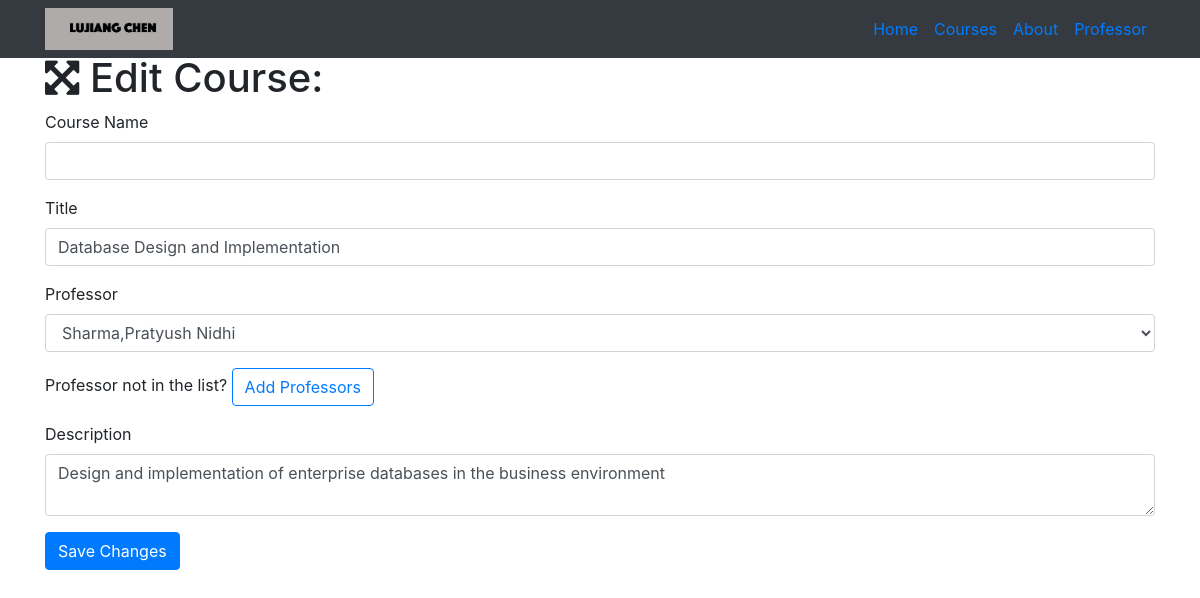
Screenshot of /course/edit/2 with the database file from the repository.
### resume.py (models this page shows)
class Course(db.Model):
    __tablename__ = 'courses'
    id = db.Column(db.Integer, primary_key=True)
    course_number = db.Column(db.String(60))
    title = db.Column(db.String(256))
    description = db.Column(db.Text)
    professor_id = db.Column(db.Integer, db.ForeignKey('professors.id'))

### resume.py (the view, shortened to what this page needs)
@app.route('/course/edit/<int:id>', methods=['GET', 'POST'])
def edit_course(id):
    course = Course.query.filter_by(id=id).first()
    professors = Professor.query.all()
    if request.method == 'GET':
        return render_template('course-edit.html', course=course, professors=professors)

### templates/course-edit.html (shortened to what this page needs)
{% extends "home-base.html"%}
{% block page_content%}
  <div class="container">
    <h1><i class="fa fa-arrows-alt" aria-hidden="true"></i> Edit Course:</h1>
    <form action="/course/edit/{{course.id}}" method="post">
      <div class="form-group">
        <label>Course Name</label>
        <input class="form-control" type="text" name="number" value="{{course.number}}" required="true">
      </div>
      <div class="form-group">
        <label>Title</label>
        <input class="form-control" type="text" name="title" value="{{course.title}}" required="true">
      </div>
      <div class="form-group">
        <label>Professor</label>
        <select class="form-control" name="professor">
          {% for professor in professors %}
            {% if professor == course.professor %}
              <option selected="selected">{{professor.name}}</option>
            {% else %}
              <option>{{professor.name}}</option>
            {% endif %}
          {% endfor %}
        </select>
      </div>
      <div class="form-group">
        Professor not in the list? <a href="/professor/add" class="btn btn-outline-primary" role="button" aria-disabled="true">Add Professors</a>
      </div>
      <div class="form-group">
        <label>Description</label>
        <textarea class="form-control" name="description" required="true">{{course.description}}</textarea>
      </div>
      <button type="submit" class="btn btn-primary">Save Changes</button>
    </form>
  </div>
{% endblock%}

### static/resume.css (style rules this page uses)
body { padding-top: 54px; }

### rows the page displays
Course: title "Database Design and Implementation", description "Design and implementation of enterprise databases in the business environment"

### other values shown
form field professor "Sharma,Pratyush Nidhi"
